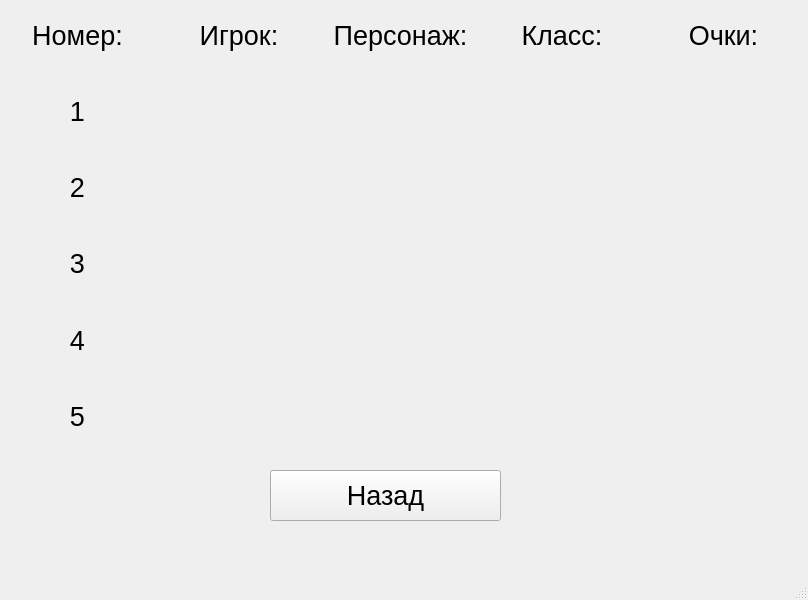
<?xml version="1.0" encoding="UTF-8"?>
<ui version="4.0">
 <class>MainWindow</class>
 <widget class="QMainWindow" name="MainWindow">
  <property name="geometry">
   <rect>
    <x>0</x>
    <y>0</y>
    <width>808</width>
    <height>600</height>
   </rect>
  </property>
  <property name="windowTitle">
   <string>MainWindow</string>
  </property>
  <widget class="QWidget" name="centralwidget">
   <widget class="QPushButton" name="btn_close">
    <property name="geometry">
     <rect>
      <x>270</x>
      <y>470</y>
      <width>231</width>
      <height>51</height>
     </rect>
    </property>
    <property name="font">
     <font>
      <pointsize>20</pointsize>
     </font>
    </property>
    <property name="text">
     <string>Назад</string>
    </property>
   </widget>
   <widget class="QWidget" name="gridLayoutWidget">
    <property name="geometry">
     <rect>
      <x>0</x>
      <y>0</y>
      <width>801</width>
      <height>451</height>
     </rect>
    </property>
    <layout class="QGridLayout" name="gridLayout">
     <item row="1" column="3">
      <widget class="QLabel" name="lbl_chClass1">
       <property name="font">
        <font>
         <pointsize>15</pointsize>
        </font>
       </property>
       <property name="text">
        <string/>
       </property>
       <property name="alignment">
        <set>Qt::AlignCenter</set>
       </property>
      </widget>
     </item>
     <item row="0" column="2">
      <widget class="QLabel" name="lbl_chName">
       <property name="font">
        <font>
         <pointsize>20</pointsize>
        </font>
       </property>
       <property name="text">
        <string>Персонаж:</string>
       </property>
       <property name="alignment">
        <set>Qt::AlignCenter</set>
       </property>
      </widget>
     </item>
     <item row="5" column="4">
      <widget class="QLabel" name="lbl_Score5">
       <property name="font">
        <font>
         <pointsize>15</pointsize>
        </font>
       </property>
       <property name="text">
        <string/>
       </property>
       <property name="alignment">
        <set>Qt::AlignCenter</set>
       </property>
      </widget>
     </item>
     <item row="0" column="4">
      <widget class="QLabel" name="lbl_Score">
       <property name="font">
        <font>
         <pointsize>20</pointsize>
        </font>
       </property>
       <property name="text">
        <string>Очки:</string>
       </property>
       <property name="alignment">
        <set>Qt::AlignCenter</set>
       </property>
      </widget>
     </item>
     <item row="2" column="3">
      <widget class="QLabel" name="lbl_chClass2">
       <property name="font">
        <font>
         <pointsize>15</pointsize>
        </font>
       </property>
       <property name="text">
        <string/>
       </property>
       <property name="alignment">
        <set>Qt::AlignCenter</set>
       </property>
      </widget>
     </item>
     <item row="4" column="2">
      <widget class="QLabel" name="lbl_chName4">
       <property name="font">
        <font>
         <pointsize>15</pointsize>
        </font>
       </property>
       <property name="text">
        <string/>
       </property>
       <property name="alignment">
        <set>Qt::AlignCenter</set>
       </property>
      </widget>
     </item>
     <item row="1" column="1">
      <widget class="QLabel" name="lbl_PlayerName1">
       <property name="font">
        <font>
         <pointsize>15</pointsize>
        </font>
       </property>
       <property name="text">
        <string/>
       </property>
       <property name="alignment">
        <set>Qt::AlignCenter</set>
       </property>
      </widget>
     </item>
     <item row="0" column="3">
      <widget class="QLabel" name="lbl_chClass">
       <property name="font">
        <font>
         <pointsize>20</pointsize>
        </font>
       </property>
       <property name="text">
        <string>Класс:</string>
       </property>
       <property name="alignment">
        <set>Qt::AlignCenter</set>
       </property>
      </widget>
     </item>
     <item row="4" column="3">
      <widget class="QLabel" name="lbl_chClass4">
       <property name="font">
        <font>
         <pointsize>15</pointsize>
        </font>
       </property>
       <property name="text">
        <string/>
       </property>
       <property name="alignment">
        <set>Qt::AlignCenter</set>
       </property>
      </widget>
     </item>
     <item row="2" column="1">
      <widget class="QLabel" name="lbl_PlayerName2">
       <property name="font">
        <font>
         <pointsize>15</pointsize>
        </font>
       </property>
       <property name="text">
        <string/>
       </property>
       <property name="alignment">
        <set>Qt::AlignCenter</set>
       </property>
      </widget>
     </item>
     <item row="2" column="2">
      <widget class="QLabel" name="lbl_chName2">
       <property name="font">
        <font>
         <pointsize>15</pointsize>
        </font>
       </property>
       <property name="text">
        <string/>
       </property>
       <property name="alignment">
        <set>Qt::AlignCenter</set>
       </property>
      </widget>
     </item>
     <item row="3" column="4">
      <widget class="QLabel" name="lbl_Score3">
       <property name="font">
        <font>
         <pointsize>15</pointsize>
        </font>
       </property>
       <property name="text">
        <string/>
       </property>
       <property name="alignment">
        <set>Qt::AlignCenter</set>
       </property>
      </widget>
     </item>
     <item row="2" column="4">
      <widget class="QLabel" name="lbl_Score2">
       <property name="font">
        <font>
         <pointsize>15</pointsize>
        </font>
       </property>
       <property name="text">
        <string/>
       </property>
       <property name="alignment">
        <set>Qt::AlignCenter</set>
       </property>
      </widget>
     </item>
     <item row="5" column="2">
      <widget class="QLabel" name="lbl_chName5">
       <property name="font">
        <font>
         <pointsize>15</pointsize>
        </font>
       </property>
       <property name="text">
        <string/>
       </property>
       <property name="alignment">
        <set>Qt::AlignCenter</set>
       </property>
      </widget>
     </item>
     <item row="4" column="1">
      <widget class="QLabel" name="lbl_PlayerName4">
       <property name="font">
        <font>
         <pointsize>15</pointsize>
        </font>
       </property>
       <property name="text">
        <string/>
       </property>
       <property name="alignment">
        <set>Qt::AlignCenter</set>
       </property>
      </widget>
     </item>
     <item row="3" column="1">
      <widget class="QLabel" name="lbl_PlayerName3">
       <property name="font">
        <font>
         <pointsize>15</pointsize>
        </font>
       </property>
       <property name="text">
        <string/>
       </property>
       <property name="alignment">
        <set>Qt::AlignCenter</set>
       </property>
      </widget>
     </item>
     <item row="0" column="1">
      <widget class="QLabel" name="lbl_PlayerName">
       <property name="font">
        <font>
         <pointsize>20</pointsize>
        </font>
       </property>
       <property name="text">
        <string>Игрок:</string>
       </property>
       <property name="alignment">
        <set>Qt::AlignCenter</set>
       </property>
      </widget>
     </item>
     <item row="4" column="4">
      <widget class="QLabel" name="lbl_Score4">
       <property name="font">
        <font>
         <pointsize>15</pointsize>
        </font>
       </property>
       <property name="text">
        <string/>
       </property>
       <property name="alignment">
        <set>Qt::AlignCenter</set>
       </property>
      </widget>
     </item>
     <item row="1" column="4">
      <widget class="QLabel" name="lbl_Score1">
       <property name="font">
        <font>
         <pointsize>15</pointsize>
        </font>
       </property>
       <property name="text">
        <string/>
       </property>
       <property name="alignment">
        <set>Qt::AlignCenter</set>
       </property>
      </widget>
     </item>
     <item row="3" column="3">
      <widget class="QLabel" name="lbl_chClass3">
       <property name="font">
        <font>
         <pointsize>15</pointsize>
        </font>
       </property>
       <property name="text">
        <string/>
       </property>
       <property name="alignment">
        <set>Qt::AlignCenter</set>
       </property>
      </widget>
     </item>
     <item row="3" column="2">
      <widget class="QLabel" name="lbl_chName3">
       <property name="font">
        <font>
         <pointsize>15</pointsize>
        </font>
       </property>
       <property name="text">
        <string/>
       </property>
       <property name="alignment">
        <set>Qt::AlignCenter</set>
       </property>
      </widget>
     </item>
     <item row="1" column="2">
      <widget class="QLabel" name="lbl_chName1">
       <property name="font">
        <font>
         <pointsize>15</pointsize>
        </font>
       </property>
       <property name="text">
        <string/>
       </property>
       <property name="alignment">
        <set>Qt::AlignCenter</set>
       </property>
      </widget>
     </item>
     <item row="5" column="1">
      <widget class="QLabel" name="lbl_PlayerName5">
       <property name="font">
        <font>
         <pointsize>15</pointsize>
        </font>
       </property>
       <property name="text">
        <string/>
       </property>
       <property name="alignment">
        <set>Qt::AlignCenter</set>
       </property>
      </widget>
     </item>
     <item row="5" column="3">
      <widget class="QLabel" name="lbl_chClass5">
       <property name="font">
        <font>
         <pointsize>15</pointsize>
        </font>
       </property>
       <property name="text">
        <string/>
       </property>
       <property name="alignment">
        <set>Qt::AlignCenter</set>
       </property>
      </widget>
     </item>
     <item row="0" column="0">
      <widget class="QLabel" name="lbl_number">
       <property name="font">
        <font>
         <pointsize>20</pointsize>
        </font>
       </property>
       <property name="text">
        <string>Номер:</string>
       </property>
       <property name="alignment">
        <set>Qt::AlignCenter</set>
       </property>
      </widget>
     </item>
     <item row="1" column="0">
      <widget class="QLabel" name="lbl_number1">
       <property name="font">
        <font>
         <pointsize>20</pointsize>
        </font>
       </property>
       <property name="text">
        <string>1</string>
       </property>
       <property name="alignment">
        <set>Qt::AlignCenter</set>
       </property>
      </widget>
     </item>
     <item row="2" column="0">
      <widget class="QLabel" name="lbl_number2">
       <property name="font">
        <font>
         <pointsize>20</pointsize>
        </font>
       </property>
       <property name="text">
        <string>2</string>
       </property>
       <property name="alignment">
        <set>Qt::AlignCenter</set>
       </property>
      </widget>
     </item>
     <item row="3" column="0">
      <widget class="QLabel" name="lbl_number3">
       <property name="font">
        <font>
         <pointsize>20</pointsize>
        </font>
       </property>
       <property name="text">
        <string>3</string>
       </property>
       <property name="alignment">
        <set>Qt::AlignCenter</set>
       </property>
      </widget>
     </item>
     <item row="4" column="0">
      <widget class="QLabel" name="lbl_number4">
       <property name="font">
        <font>
         <pointsize>20</pointsize>
        </font>
       </property>
       <property name="text">
        <string>4</string>
       </property>
       <property name="alignment">
        <set>Qt::AlignCenter</set>
       </property>
      </widget>
     </item>
     <item row="5" column="0">
      <widget class="QLabel" name="lbl_number5">
       <property name="font">
        <font>
         <pointsize>20</pointsize>
        </font>
       </property>
       <property name="text">
        <string>5</string>
       </property>
       <property name="alignment">
        <set>Qt::AlignCenter</set>
       </property>
      </widget>
     </item>
    </layout>
   </widget>
  </widget>
  <widget class="QMenuBar" name="menubar">
   <property name="geometry">
    <rect>
     <x>0</x>
     <y>0</y>
     <width>808</width>
     <height>21</height>
    </rect>
   </property>
  </widget>
  <widget class="QStatusBar" name="statusbar"/>
 </widget>
 <resources/>
 <connections/>
</ui>
